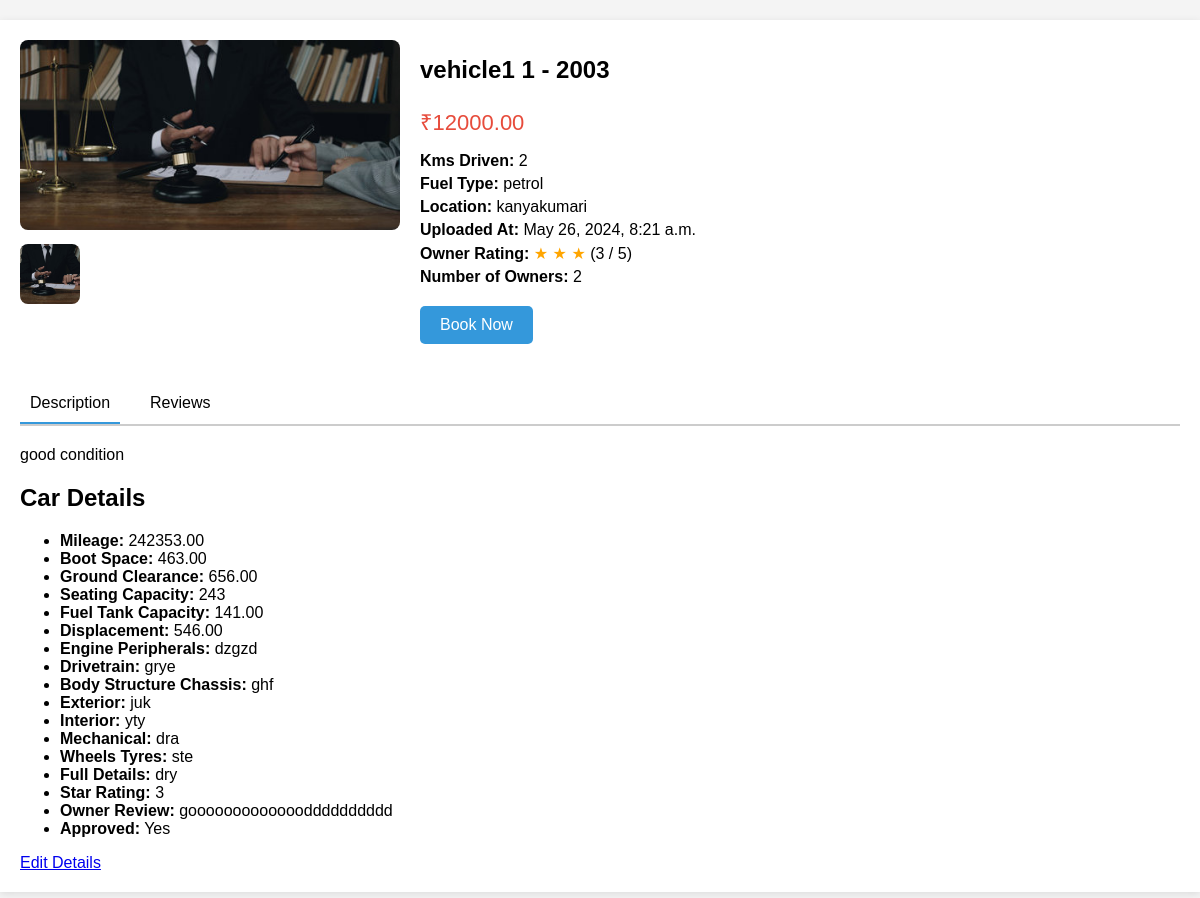
The page /vehicle/37/ on the database its author committed.
### users/models.py (models this page shows, shortened)
class VehicleListing(models.Model):
    seller_name = models.CharField(max_length=100)
    mobile_number = models.CharField(max_length=15)
    seller = models.ForeignKey(User, on_delete=models.CASCADE)
    brand = models.CharField(max_length=100)
    model = models.CharField(max_length=100)
    year = models.IntegerField()
    kms_driven = models.IntegerField()
    fuel_type = models.CharField(max_length=50)
    location = models.CharField(max_length=100)
    pitching_price = models.DecimalField(max_digits=10, decimal_places=2)
    product_image = models.ImageField(upload_to='vehicle_images/')
    additional_image1 = models.ImageField(upload_to='vehicle_images/', null=True, blank=True)
    additional_image2 = models.ImageField(upload_to='vehicle_images/', null=True, blank=True)
    additional_image3 = models.ImageField(upload_to='vehicle_images/', null=True, blank=True)
    additional_image4 = models.ImageField(upload_to='vehicle_images/', null=True, blank=True)
    is_approved = models.BooleanField(default=False)
    star_rating = models.IntegerField(null=True, blank=True)
    condition_description = models.TextField(null=True, blank=True)
    owner_review = models.TextField(null=True, blank=True)
    uploaded_at = models.DateTimeField(auto_now_add=True)
    registration_year = models.IntegerField()  # Remove default value
    transmission = models.CharField(max_length=50)  # Remove default value
    num_owners = models.IntegerField()  # Remove default value
    insurance_type = models.CharField(max_length=100)  # Remove default value
    insurance_validity = models.DateField()
    rto = models.CharField(max_length=100)  # Remove default value
    full_details = models.FileField(upload_to='full_details/', null=True, blank=True)  # New field

class CarDetails(models.Model):
    mileage_ara = models.DecimalField(max_digits=10, decimal_places=2)
    boot_space = models.DecimalField(max_digits=10, decimal_places=2)
    ground_clearance = models.DecimalField(max_digits=10, decimal_places=2)
    seating_capacity = models.IntegerField()
    fuel_tank_capacity = models.DecimalField(max_digits=10, decimal_places=2)
    displacement = models.DecimalField(max_digits=10, decimal_places=2)
    engine_peripherals = models.TextField()
    drivetrain = models.TextField()
    body_structure_chassis = models.TextField()
    exterior = models.TextField()
    interior = models.TextField()
    mechanical = models.TextField()
    wheels_tyres = models.TextField()
    full_details = models.TextField()
    is_approved = models.BooleanField(default=False)
    star_rating = models.IntegerField(null=True, blank=True)
    owner_review = models.TextField(null=True, blank=True)
    vehicle_listing = models.ForeignKey(VehicleListing, on_delete=models.CASCADE,null=True, blank=True)

### users/views/user_views.py (the view)
# urls.py: path('vehicle/<int:listing_id>/', user_views.view_vehicle, name='view-vehicle'),
def view_vehicle(request, listing_id):
    listing = get_object_or_404(VehicleListing, id=listing_id)
    car_details = CarDetails.objects.filter(vehicle_listing=listing).first()  # Fetch car details associated with the listing
    return render(request, 'users/view_vehicle.html', {'listing': listing, 'car_details': car_details})

### users/templates/users/view_vehicle.html (shortened to what this page needs)
<!DOCTYPE html>
<html lang="en">
  <head>
  </head>
  <body>
    <div class="container">
      <div class="flex-container">
        <div class="image-gallery">
          <img id="main-image" src="{{ listing.product_image.url }}" alt="Main Vehicle Image" />
          <div class="thumbnails">
            <img src="{{ listing.product_image.url }}" alt="Thumbnail" onclick="changeImage(this)" />
          </div>
        </div>
        <div class="vehicle-details">
          <h1>{{ listing.brand }} {{ listing.model }} - {{ listing.year }}</h1>
          <p class="price">₹{{ listing.pitching_price }}</p>
          <ul class="features">
            <li>
              <strong>Kms Driven:</strong> {{ listing.kms_driven }}
            </li>
            <li>
              <strong>Fuel Type:</strong> {{ listing.fuel_type }}
            </li>
            <li>
              <strong>Location:</strong> {{ listing.location }}
            </li>
            <li>
              <strong>Uploaded At:</strong> {{ listing.uploaded_at }}
            </li>
            <li>
              <strong>Owner Rating:</strong>
              {% if car_details.star_rating %}
                {% for i in 'x'|rjust:car_details.star_rating|default:'0' %}
                  <span class="star-ratings">★</span>
                {% endfor %}
              {% else %}
                No rating
              {% endif %}({{ car_details.star_rating }} / 5)
            </li>
            <li>
              <strong>Number of Owners:</strong> {{ listing.num_owners }}
            </li>
          </ul>
          <a href="#" class="btn">Book Now</a>
        </div>
      </div>
      <div class="reviews-section">
        <div class="tabs">
          <div class="tab active" onclick="showTabContent('description')">Description</div>
          <div class="tab" onclick="showTabContent('reviews')">Reviews</div>
        </div>
        <div id="description" class="tab-content active">{{ listing.condition_description }}</div>
      </div>
      {% if car_details %}
        <div class="car-details-section">
          <h2>Car Details</h2>
          <ul>
            <li>
              <strong>Mileage:</strong> {{ car_details.mileage_ara }}
            </li>
            <li>
              <strong>Boot Space:</strong> {{ car_details.boot_space }}
            </li>
            <li>
              <strong>Ground Clearance:</strong> {{ car_details.ground_clearance }}
            </li>
            <li>
              <strong>Seating Capacity:</strong> {{ car_details.seating_capacity }}
            </li>
            <li>
              <strong>Fuel Tank Capacity:</strong> {{ car_details.fuel_tank_capacity }}
            </li>
            <li>
              <strong>Displacement:</strong> {{ car_details.displacement }}
            </li>
            <li>
              <strong>Engine Peripherals:</strong> {{ car_details.engine_peripherals }}
            </li>
            <li>
              <strong>Drivetrain:</strong> {{ car_details.drivetrain }}
            </li>
            <li>
              <strong>Body Structure Chassis:</strong> {{ car_details.body_structure_chassis }}
            </li>
            <li>
              <strong>Exterior:</strong> {{ car_details.exterior }}
            </li>
            <li>
              <strong>Interior:</strong> {{ car_details.interior }}
            </li>
            <li>
              <strong>Mechanical:</strong> {{ car_details.mechanical }}
            </li>
            <li>
              <strong>Wheels Tyres:</strong> {{ car_details.wheels_tyres }}
            </li>
            <li>
              <strong>Full Details:</strong> {{ car_details.full_details }}
            </li>
            <li>
              <strong>Star Rating:</strong> {{ car_details.star_rating }}
            </li>
            <li>
              <strong>Owner Review:</strong> {{ car_details.owner_review }}
            </li>
            <li>
              <strong>Approved:</strong> {% if car_details.is_approved %}
                Yes
              {% else %}
                No
              {% endif %}
            </li>
          </ul>
          <a href="{% url 'add-details' listing_id=listing.id %}">Edit Details</a>
        </div>
      {% endif %}
    </div>
  </body>
</html>

### users/templates/users/view_vehicle.html (style rules this page uses)
body { font-family: Arial, sans-serif; margin: 0; padding: 0; background-color: #f4f4f4; }
.container { max-width: 1200px; margin: 20px auto; padding: 20px; background-color: #fff; box-shadow: 0 2px 8px rgba(0, 0, 0, 0.1); }
.flex-container { display: flex; flex-wrap: wrap; gap: 20px; }
.image-gallery { flex: 1; min-width: 300px; }
.image-gallery img { width: 100%; border-radius: 8px; }
.thumbnails { display: flex; gap: 10px; margin-top: 10px; }
.thumbnails img { width: 60px; height: 60px; object-fit: cover; border-radius: 8px; cursor: pointer; }
.vehicle-details { flex: 2; min-width: 300px; }
.vehicle-details h1 { font-size: 24px; margin-bottom: 10px; }
.vehicle-details .price { font-size: 22px; color: #e74c3c; margin-bottom: 10px; }
.vehicle-details .features { list-style: none; padding: 0; margin-bottom: 20px; }
.vehicle-details .features li { margin-bottom: 5px; }
.vehicle-details .btn { display: inline-block; padding: 10px 20px; color: #fff; background-color: #3498db; text-decoration: none; border-radius: 5px; }
.reviews-section { margin-top: 40px; }
.tabs { display: flex; gap: 20px; margin-bottom: 20px; border-bottom: 2px solid #ccc; }
.tab { padding: 10px; cursor: pointer; border-bottom: 2px solid transparent; }
.tab.active { border-bottom: 2px solid #3498db; }
.tab-content { display: none; }
.tab-content.active { display: block; }
.star-ratings { color: orange; }

### rows shown on the page
VehicleListing: product_image (picture), brand "vehicle1", model "1", year "2003", pitching_price "12000.00", kms_driven "2", fuel_type "petrol", location "kanyakumari", uploaded_at "May 26, 2024, 8:21 a.m.", num_owners "2", condition_description "good condition"
CarDetails: star_rating "3", mileage_ara "242353.00", boot_space "463.00", ground_clearance "656.00", seating_capacity "243", fuel_tank_capacity "141.00", displacement "546.00", engine_peripherals "dzgzd", drivetrain "grye", body_structure_chassis "ghf", exterior "juk", interior "yty", mechanical "dra", wheels_tyres "ste", full_details "dry", owner_review "gooooooooooooodddddddddd"
